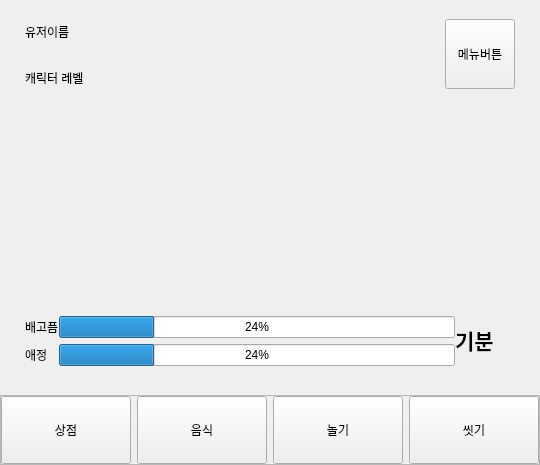
        <widget class="QWidget" name="stackedwidget_page_3">
         <layout class="QVBoxLayout" name="verticalLayout_12">
          <property name="spacing">
           <number>0</number>
          </property>
          <property name="leftMargin">
           <number>0</number>
          </property>
          <property name="topMargin">
           <number>0</number>
          </property>
          <property name="rightMargin">
           <number>0</number>
          </property>
          <property name="bottomMargin">
           <number>0</number>
          </property>
          <item>
           <widget class="QWidget" name="widget_16" native="true">
            <layout class="QVBoxLayout" name="verticalLayout_13">
             <property name="spacing">
              <number>0</number>
             </property>
             <property name="leftMargin">
              <number>0</number>
             </property>
             <property name="topMargin">
              <number>0</number>
             </property>
             <property name="rightMargin">
              <number>0</number>
             </property>
             <property name="bottomMargin">
              <number>0</number>
             </property>
             <item>
              <widget class="QWidget" name="widget_14" native="true">
               <property name="maximumSize">
                <size>
                 <width>16777215</width>
                 <height>100</height>
                </size>
               </property>
               <layout class="QHBoxLayout" name="horizontalLayout_2">
                <property name="spacing">
                 <number>0</number>
                </property>
                <property name="leftMargin">
                 <number>25</number>
                </property>
                <property name="topMargin">
                 <number>9</number>
                </property>
                <property name="rightMargin">
                 <number>25</number>
                </property>
                <property name="bottomMargin">
                 <number>0</number>
                </property>
                <item>
                 <widget class="QWidget" name="widget_3" native="true">
                  <property name="minimumSize">
                   <size>
                    <width>400</width>
                    <height>0</height>
                   </size>
                  </property>
                  <layout class="QGridLayout" name="gridLayout_6">
                   <property name="leftMargin">
                    <number>0</number>
                   </property>
                   <property name="topMargin">
                    <number>0</number>
                   </property>
                   <property name="rightMargin">
                    <number>0</number>
                   </property>
                   <property name="bottomMargin">
                    <number>0</number>
                   </property>
                   <property name="spacing">
                    <number>0</number>
                   </property>
                   <item row="1" column="0">
                    <widget class="QLabel" name="label_11">
                     <property name="text">
                      <string>유저이름</string>
                     </property>
                    </widget>
                   </item>
                   <item row="2" column="0">
                    <widget class="QLabel" name="label_12">
                     <property name="text">
                      <string>캐릭터 레벨</string>
                     </property>
                    </widget>
                   </item>
                  </layout>
                 </widget>
                </item>
                <item>
                 <spacer name="verticalSpacer_10">
                  <property name="orientation">
                   <enum>Qt::Vertical</enum>
                  </property>
                  <property name="sizeHint" stdset="0">
                   <size>
                    <width>20</width>
                    <height>119</height>
                   </size>
                  </property>
                 </spacer>
                </item>
                <item>
                 <widget class="QPushButton" name="btn_menu">
                  <property name="sizePolicy">
                   <sizepolicy hsizetype="Expanding" vsizetype="Expanding">
                    <horstretch>0</horstretch>
                    <verstretch>0</verstretch>
                   </sizepolicy>
                  </property>
                  <property name="maximumSize">
                   <size>
                    <width>70</width>
                    <height>70</height>
                   </size>
                  </property>
                  <property name="text">
                   <string>메뉴버튼</string>
                  </property>
                 </widget>
                </item>
               </layout>
              </widget>
             </item>
             <item>
              <widget class="QWidget" name="widget_15" native="true">
               <property name="minimumSize">
                <size>
                 <width>0</width>
                 <height>200</height>
                </size>
               </property>
               <layout class="QVBoxLayout" name="verticalLayout_6">
                <item>
                 <layout class="QGridLayout" name="gridLayout_3">
                  <item row="0" column="0">
                   <widget class="QWidget" name="widget_2" native="true">
                    <widget class="QLabel" name="label_13">
                     <property name="geometry">
                      <rect>
                       <x>200</x>
                       <y>80</y>
                       <width>221</width>
                       <height>261</height>
                      </rect>
                     </property>
                     <property name="text">
                      <string/>
                     </property>
                     <property name="pixmap">
                      <pixmap resource="../src_img/my_qrc.qrc">:/newPrefix/mdB4BnfvMPx99B1zL0rnNQSV5WFh53Zy2CAq482I_mPNTaJHAephagdt-jUVPSQJ-tLTpb5JqtPb4nGsVRhX6w.webp</pixmap>
                     </property>
                     <property name="scaledContents">
                      <bool>true</bool>
                     </property>
                    </widget>
                   </widget>
                  </item>
                 </layout>
                </item>
               </layout>
              </widget>
             </item>
             <item>
              <widget class="QWidget" name="widget_13" native="true">
               <property name="maximumSize">
                <size>
                 <width>199999</width>
                 <height>80</height>
                </size>
               </property>
               <layout class="QHBoxLayout" name="horizontalLayout_3">
                <property name="leftMargin">
                 <number>25</number>
                </property>
                <item>
                 <widget class="QWidget" name="widget_4" native="true">
                  <layout class="QVBoxLayout" name="verticalLayout_16">
                   <property name="spacing">
                    <number>0</number>
                   </property>
                   <property name="leftMargin">
                    <number>0</number>
                   </property>
                   <property name="topMargin">
                    <number>0</number>
                   </property>
                   <property name="rightMargin">
                    <number>0</number>
                   </property>
                   <property name="bottomMargin">
                    <number>0</number>
                   </property>
                   <item>
                    <layout class="QGridLayout" name="gridLayout_4">
                     <item row="1" column="1">
                      <widget class="QProgressBar" name="progressBar_2">
                       <property name="value">
                        <number>24</number>
                       </property>
                       <property name="alignment">
                        <set>Qt::AlignCenter</set>
                       </property>
                      </widget>
                     </item>
                     <item row="0" column="0">
                      <widget class="QLabel" name="label_7">
                       <property name="text">
                        <string>배고픔</string>
                       </property>
                      </widget>
                     </item>
                     <item row="1" column="0">
                      <widget class="QLabel" name="label_9">
                       <property name="text">
                        <string>애정</string>
                       </property>
                      </widget>
                     </item>
                     <item row="0" column="1">
                      <widget class="QProgressBar" name="progressBar">
                       <property name="value">
                        <number>24</number>
                       </property>
                       <property name="alignment">
                        <set>Qt::AlignCenter</set>
                       </property>
                      </widget>
                     </item>
                     <item row="0" column="2" rowspan="2">
                      <widget class="QLabel" name="label_10">
                       <property name="minimumSize">
                        <size>
                         <width>56</width>
                         <height>56</height>
                        </size>
                       </property>
                       <property name="maximumSize">
                        <size>
                         <width>56</width>
                         <height>56</height>
                        </size>
                       </property>
                       <property name="font">
                        <font>
                         <family>나눔고딕</family>
                         <pointsize>16</pointsize>
                         <weight>75</weight>
                         <italic>false</italic>
                         <bold>true</bold>
                        </font>
                       </property>
                       <property name="text">
                        <string>기분</string>
                       </property>
                      </widget>
                     </item>
                    </layout>
                   </item>
                  </layout>
                 </widget>
                </item>
                <item>
                 <spacer name="verticalSpacer_9">
                  <property name="orientation">
                   <enum>Qt::Vertical</enum>
                  </property>
                  <property name="sizeHint" stdset="0">
                   <size>
                    <width>20</width>
                    <height>119</height>
                   </size>
                  </property>
                 </spacer>
                </item>
               </layout>
              </widget>
             </item>
            </layout>
           </widget>
          </item>
          <item>
           <spacer name="verticalSpacer_11">
            <property name="orientation">
             <enum>Qt::Vertical</enum>
            </property>
            <property name="sizeType">
             <enum>QSizePolicy::Fixed</enum>
            </property>
            <property name="sizeHint" stdset="0">
             <size>
              <width>20</width>
              <height>15</height>
             </size>
            </property>
           </spacer>
          </item>
          <item>
           <widget class="QFrame" name="frame_btns_3">
            <property name="minimumSize">
             <size>
              <width>0</width>
              <height>70</height>
             </size>
            </property>
            <property name="maximumSize">
             <size>
              <width>16777215</width>
              <height>70</height>
             </size>
            </property>
            <property name="frameShape">
             <enum>QFrame::StyledPanel</enum>
            </property>
            <property name="frameShadow">
             <enum>QFrame::Raised</enum>
            </property>
            <layout class="QHBoxLayout" name="horizontalLayout_10">
             <property name="leftMargin">
              <number>0</number>
             </property>
             <property name="topMargin">
              <number>0</number>
             </property>
             <property name="rightMargin">
              <number>0</number>
             </property>
             <property name="bottomMargin">
              <number>0</number>
             </property>
             <item>
              <widget class="QPushButton" name="btn_shop">
               <property name="sizePolicy">
                <sizepolicy hsizetype="Minimum" vsizetype="Preferred">
                 <horstretch>0</horstretch>
                 <verstretch>0</verstretch>
                </sizepolicy>
               </property>
               <property name="text">
                <string>상점</string>
               </property>
              </widget>
             </item>
             <item>
              <widget class="QPushButton" name="pushButton_8">
               <property name="sizePolicy">
                <sizepolicy hsizetype="Minimum" vsizetype="Preferred">
                 <horstretch>0</horstretch>
                 <verstretch>0</verstretch>
                </sizepolicy>
               </property>
               <property name="text">
                <string>음식</string>
               </property>
              </widget>
             </item>
             <item>
              <widget class="QPushButton" name="pushButton_9">
               <property name="sizePolicy">
                <sizepolicy hsizetype="Minimum" vsizetype="Preferred">
                 <horstretch>0</horstretch>
                 <verstretch>0</verstretch>
                </sizepolicy>
               </property>
               <property name="text">
                <string>놀기</string>
               </property>
              </widget>
             </item>
             <item>
              <widget class="QPushButton" name="pushButton_7">
               <property name="sizePolicy">
                <sizepolicy hsizetype="Minimum" vsizetype="Preferred">
                 <horstretch>0</horstretch>
                 <verstretch>0</verstretch>
                </sizepolicy>
               </property>
               <property name="text">
                <string>씻기</string>
               </property>
              </widget>
             </item>
            </layout>
           </widget>
          </item>
         </layout>
        </widget>
